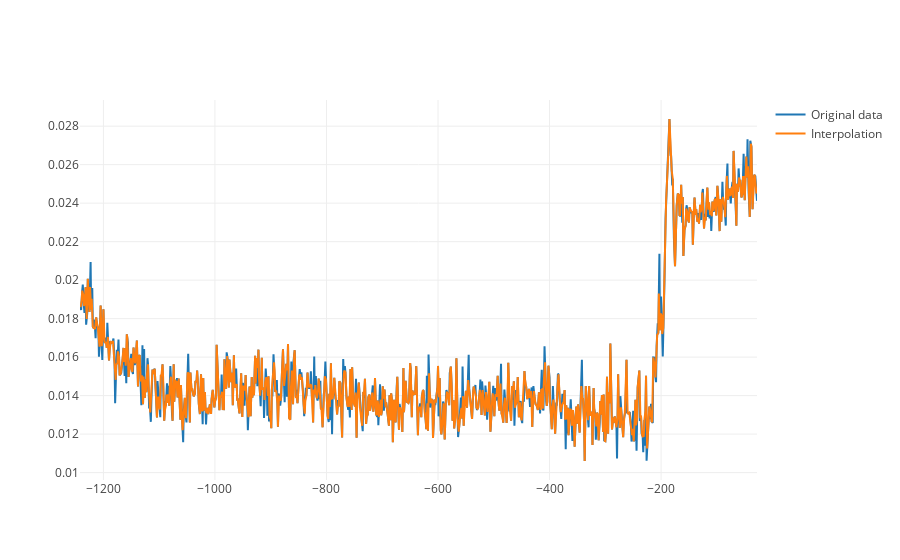

Notebook code for this chart:
### Code cell
y = data1["Field (G)"].values
x = data1.index.values
x_fit = data2.index.values
y_fit = []
x_fit_new = []

for i in range(len(x_fit)):
    for ref in range(len(x)-1):
        if x_fit[i] == x[ref]:
            y_fit += [y[ref]]
            x_fit_new += [x[ref]]
        elif x_fit[i] > x[ref] and x_fit[i] < x[ref+1]:
            y_fit += [(y[ref+1] - y[ref])/ (x[ref+1]-x[ref])* (x_fit[i]-x[ref]) + y[ref]]
            x_fit_new += [x_fit[i]]
        elif x_fit[i] < x[ref] and x_fit[i] > x[ref+1]:
            y_fit += [(y[ref+1] - y[ref])/ (x[ref+1]-x[ref])* (x_fit[i]-x[ref]) + y[ref]]
            x_fit_new += [x_fit[i]]

trace = go.Scatter(x=x, y=y, name='Original data')
trace2 = go.Scatter(x=x_fit_new, y=y_fit, name='Interpolation')
iplot([trace, trace2], filename='test')

### Figure 1 — Plotly figure (JSON) as saved in the notebook; plotly's stock layout.template omitted (floating-point values rounded to 4 significant figures; data arrays with more than 128 entries replaced by an {"elided": "..."} marker saying what was removed)
{"data": [{"name": "Original data", "type": "scatter", "x": {"elided": "801 int values"}, "y": {"elided": "801 float values"}}, {"name": "Interpolation", "type": "scatter", "x": {"elided": "795 int values"}, "y": {"elided": "795 float values"}}], "layout": {}}
